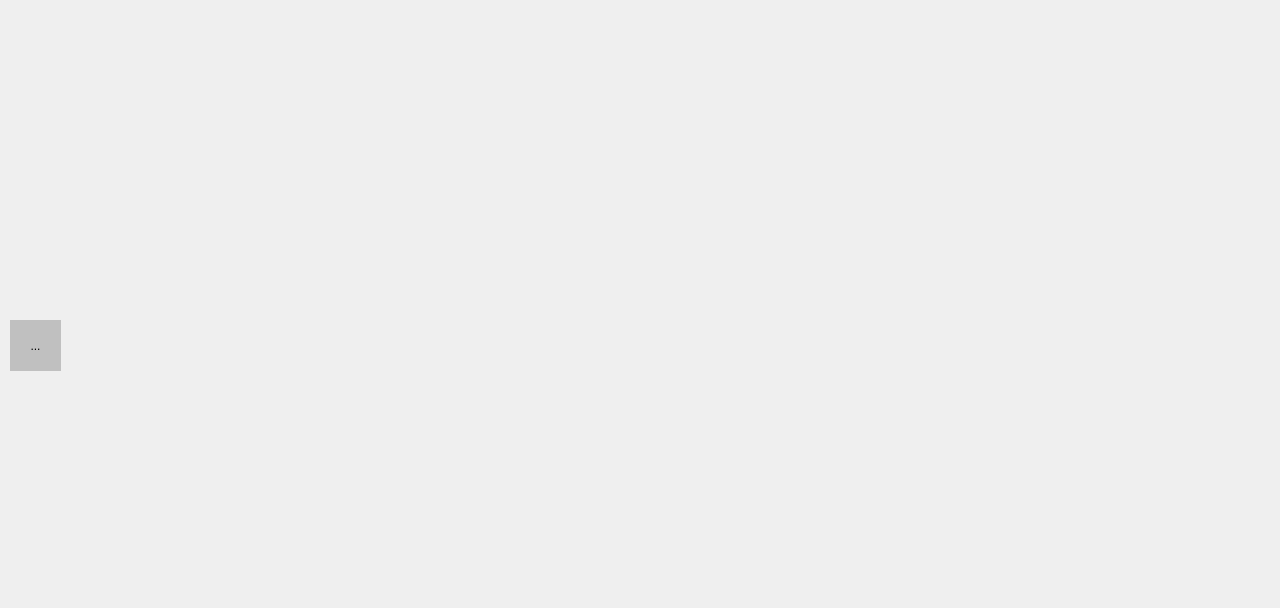
<?xml version="1.0" encoding="UTF-8"?>
<ui version="4.0">
 <class>StackedWidget</class>
 <widget class="QStackedWidget" name="StackedWidget">
  <property name="enabled">
   <bool>true</bool>
  </property>
  <property name="geometry">
   <rect>
    <x>0</x>
    <y>0</y>
    <width>1280</width>
    <height>608</height>
   </rect>
  </property>
  <property name="font">
   <font>
    <family>Georgia</family>
    <kerning>true</kerning>
   </font>
  </property>
  <property name="windowTitle">
   <string>StackedWidget</string>
  </property>
  <property name="autoFillBackground">
   <bool>true</bool>
  </property>
  <property name="styleSheet">
   <string notr="true">#page{ 
background-image: url('/Users/quangvinh/Documents/Pythonfile/thiencooksdinner/Baotangcuasutiecnuoi/imageforproject/image/back1.png');
background-repeat: no-repeat;
background-position: center;
background-size: cover;
}
#page_2{ 
background-image: url('/Users/quangvinh/Documents/Pythonfile/thiencooksdinner/Baotangcuasutiecnuoi/imageforproject/image/France.png');
background-repeat: no-repeat;
background-position: center;
background-size: cover;
}
#page_3{ 
background-image: url('/Users/quangvinh/Documents/Pythonfile/thiencooksdinner/Baotangcuasutiecnuoi/imageforproject/image/Vietnam.png');
background-repeat: no-repeat;
background-position: center;
background-size: cover;
}
#page_4{ 
background-image: url('/Users/quangvinh/Documents/Pythonfile/thiencooksdinner/Baotangcuasutiecnuoi/imageforproject/image/Spain.png');
background-repeat: no-repeat;
background-position: center;
background-size: cover;
}
#page_5{ 
background-image: url('/Users/quangvinh/Documents/Pythonfile/thiencooksdinner/Baotangcuasutiecnuoi/imageforproject/image/analysis.png');
background-repeat: no-repeat;
background-position: center;
background-size: cover;
}
#page_6{ 
background-image: url('/Users/quangvinh/Documents/Pythonfile/thiencooksdinner/Baotangcuasutiecnuoi/imageforproject/image/Goodbye.png');
background-repeat: no-repeat;
background-position: center;
background-size: cover;
}</string>
  </property>
  <property name="currentIndex">
   <number>5</number>
  </property>
  <widget class="QWidget" name="page">
   <widget class="QCheckBox" name="checkBox_10">
    <property name="geometry">
     <rect>
      <x>0</x>
      <y>50</y>
      <width>91</width>
      <height>81</height>
     </rect>
    </property>
    <property name="styleSheet">
     <string notr="true">QCheckBox::indicator:checked {
    opacity: 0.5;
}
QCheckBox::indicator:unchecked {
    opacity: 0.5;
}
#toolButton_10 {
    opacity: 0.5;  /* Đặt độ mờ cho toàn bộ nút */
}

</string>
    </property>
    <property name="text">
     <string/>
    </property>
    <property name="icon">
     <iconset>
      <normaloff>imageforproject/image/cd.png</normaloff>imageforproject/image/cd.png</iconset>
    </property>
    <property name="iconSize">
     <size>
      <width>70</width>
      <height>70</height>
     </size>
    </property>
   </widget>
   <widget class="QToolButton" name="toolButton">
    <property name="geometry">
     <rect>
      <x>1220</x>
      <y>340</y>
      <width>51</width>
      <height>51</height>
     </rect>
    </property>
    <property name="styleSheet">
     <string notr="true">QToolButton {
    background-color: rgba(0, 0, 0, 50);  /* Nền màu đen mờ */
    border: none;  /* Không có viền */
}

QToolButton::icon {
    opacity: 1; 
}

</string>
    </property>
    <property name="text">
     <string>...</string>
    </property>
    <property name="icon">
     <iconset>
      <normaloff>imageforproject/image/lui.png</normaloff>imageforproject/image/lui.png</iconset>
    </property>
    <property name="iconSize">
     <size>
      <width>25</width>
      <height>25</height>
     </size>
    </property>
   </widget>
   <zorder>toolButton</zorder>
   <zorder>checkBox_10</zorder>
  </widget>
  <widget class="QWidget" name="page_2">
   <widget class="QCheckBox" name="checkBox_6">
    <property name="geometry">
     <rect>
      <x>20</x>
      <y>60</y>
      <width>91</width>
      <height>81</height>
     </rect>
    </property>
    <property name="styleSheet">
     <string notr="true">QCheckBox::indicator:checked {
    opacity: 0.5;
}
QCheckBox::indicator:unchecked {
    opacity: 0.5;
}

</string>
    </property>
    <property name="text">
     <string/>
    </property>
    <property name="icon">
     <iconset>
      <normaloff>imageforproject/image/cd.png</normaloff>imageforproject/image/cd.png</iconset>
    </property>
    <property name="iconSize">
     <size>
      <width>70</width>
      <height>70</height>
     </size>
    </property>
   </widget>
   <widget class="QToolButton" name="toolButton_2">
    <property name="geometry">
     <rect>
      <x>1200</x>
      <y>350</y>
      <width>51</width>
      <height>51</height>
     </rect>
    </property>
    <property name="styleSheet">
     <string notr="true">QToolButton {
    background-color: rgba(0, 0, 0, 50);  /* Nền màu đen mờ */
    border: none;  /* Không có viền */
}

QToolButton::icon {
    opacity: 1; 
}

</string>
    </property>
    <property name="text">
     <string>...</string>
    </property>
    <property name="icon">
     <iconset>
      <normaloff>imageforproject/image/lui.png</normaloff>imageforproject/image/lui.png</iconset>
    </property>
    <property name="iconSize">
     <size>
      <width>25</width>
      <height>25</height>
     </size>
    </property>
   </widget>
   <widget class="QToolButton" name="toolButton_3">
    <property name="geometry">
     <rect>
      <x>30</x>
      <y>340</y>
      <width>51</width>
      <height>51</height>
     </rect>
    </property>
    <property name="styleSheet">
     <string notr="true">QToolButton {
    background-color: rgba(0, 0, 0, 50);  /* Nền màu đen mờ */
    border: none;  /* Không có viền */
}

QToolButton::icon {
    opacity: 1; 
}

</string>
    </property>
    <property name="text">
     <string>...</string>
    </property>
    <property name="icon">
     <iconset>
      <normaloff>imageforproject/image/pass.png</normaloff>imageforproject/image/pass.png</iconset>
    </property>
    <property name="iconSize">
     <size>
      <width>25</width>
      <height>25</height>
     </size>
    </property>
   </widget>
  </widget>
  <widget class="QWidget" name="page_3">
   <widget class="QLabel" name="label_8">
    <property name="geometry">
     <rect>
      <x>290</x>
      <y>160</y>
      <width>681</width>
      <height>551</height>
     </rect>
    </property>
    <property name="text">
     <string/>
    </property>
    <property name="pixmap">
     <pixmap>C:/Users/ASUS/Downloads/168 Of The Most Famous Paintings In Art History (1).jpg</pixmap>
    </property>
   </widget>
   <widget class="QCheckBox" name="checkBox_7">
    <property name="geometry">
     <rect>
      <x>30</x>
      <y>140</y>
      <width>91</width>
      <height>81</height>
     </rect>
    </property>
    <property name="styleSheet">
     <string notr="true">QCheckBox::indicator:checked {
    opacity: 0.5;
}
QCheckBox::indicator:unchecked {
    opacity: 0.5;
}

</string>
    </property>
    <property name="text">
     <string/>
    </property>
    <property name="icon">
     <iconset>
      <normaloff>imageforproject/image/cd.png</normaloff>imageforproject/image/cd.png</iconset>
    </property>
    <property name="iconSize">
     <size>
      <width>70</width>
      <height>70</height>
     </size>
    </property>
   </widget>
   <widget class="QToolButton" name="toolButton_4">
    <property name="geometry">
     <rect>
      <x>1200</x>
      <y>340</y>
      <width>51</width>
      <height>51</height>
     </rect>
    </property>
    <property name="styleSheet">
     <string notr="true">QToolButton {
    background-color: rgba(0, 0, 0, 50);  /* Nền màu đen mờ */
    border: none;  /* Không có viền */
}

QToolButton::icon {
    opacity: 1; 
}

</string>
    </property>
    <property name="text">
     <string>...</string>
    </property>
    <property name="icon">
     <iconset>
      <normaloff>imageforproject/image/lui.png</normaloff>imageforproject/image/lui.png</iconset>
    </property>
    <property name="iconSize">
     <size>
      <width>25</width>
      <height>25</height>
     </size>
    </property>
   </widget>
   <widget class="QToolButton" name="toolButton_7">
    <property name="geometry">
     <rect>
      <x>30</x>
      <y>340</y>
      <width>51</width>
      <height>51</height>
     </rect>
    </property>
    <property name="styleSheet">
     <string notr="true">QToolButton {
    background-color: rgba(0, 0, 0, 50);  /* Nền màu đen mờ */
    border: none;  /* Không có viền */
}

QToolButton::icon {
    opacity: 1; 
}

</string>
    </property>
    <property name="text">
     <string>...</string>
    </property>
    <property name="icon">
     <iconset>
      <normaloff>imageforproject/image/pass.png</normaloff>imageforproject/image/pass.png</iconset>
    </property>
    <property name="iconSize">
     <size>
      <width>25</width>
      <height>25</height>
     </size>
    </property>
   </widget>
  </widget>
  <widget class="QWidget" name="page_4">
   <widget class="QLabel" name="label_13">
    <property name="geometry">
     <rect>
      <x>370</x>
      <y>20</y>
      <width>511</width>
      <height>671</height>
     </rect>
    </property>
    <property name="text">
     <string/>
    </property>
    <property name="pixmap">
     <pixmap>C:/Users/ASUS/Downloads/thiếunu.jpg</pixmap>
    </property>
   </widget>
   <widget class="QCheckBox" name="checkBox_8">
    <property name="geometry">
     <rect>
      <x>30</x>
      <y>10</y>
      <width>91</width>
      <height>81</height>
     </rect>
    </property>
    <property name="styleSheet">
     <string notr="true">QCheckBox::indicator:checked {
    opacity: 0.5;
}
QCheckBox::indicator:unchecked {
    opacity: 0.5;
}

</string>
    </property>
    <property name="text">
     <string/>
    </property>
    <property name="icon">
     <iconset>
      <normaloff>imageforproject/image/cd.png</normaloff>imageforproject/image/cd.png</iconset>
    </property>
    <property name="iconSize">
     <size>
      <width>70</width>
      <height>70</height>
     </size>
    </property>
   </widget>
   <widget class="QToolButton" name="toolButton_5">
    <property name="geometry">
     <rect>
      <x>1200</x>
      <y>340</y>
      <width>51</width>
      <height>51</height>
     </rect>
    </property>
    <property name="styleSheet">
     <string notr="true">QToolButton {
    background-color: rgba(0, 0, 0, 50);  /* Nền màu đen mờ */
    border: none;  /* Không có viền */
}

QToolButton::icon {
    opacity: 1; 
}

</string>
    </property>
    <property name="text">
     <string>...</string>
    </property>
    <property name="icon">
     <iconset>
      <normaloff>imageforproject/image/lui.png</normaloff>imageforproject/image/lui.png</iconset>
    </property>
    <property name="iconSize">
     <size>
      <width>25</width>
      <height>25</height>
     </size>
    </property>
   </widget>
   <widget class="QToolButton" name="toolButton_8">
    <property name="geometry">
     <rect>
      <x>30</x>
      <y>330</y>
      <width>51</width>
      <height>51</height>
     </rect>
    </property>
    <property name="styleSheet">
     <string notr="true">QToolButton {
    background-color: rgba(0, 0, 0, 50);  /* Nền màu đen mờ */
    border: none;  /* Không có viền */
}

QToolButton::icon {
    opacity: 1; 
}

</string>
    </property>
    <property name="text">
     <string>...</string>
    </property>
    <property name="icon">
     <iconset>
      <normaloff>imageforproject/image/pass.png</normaloff>imageforproject/image/pass.png</iconset>
    </property>
    <property name="iconSize">
     <size>
      <width>25</width>
      <height>25</height>
     </size>
    </property>
   </widget>
  </widget>
  <widget class="QWidget" name="page_5">
   <widget class="QCheckBox" name="checkBox_9">
    <property name="geometry">
     <rect>
      <x>0</x>
      <y>10</y>
      <width>91</width>
      <height>81</height>
     </rect>
    </property>
    <property name="styleSheet">
     <string notr="true">QCheckBox::indicator:checked {
    opacity: 0.5;
}
QCheckBox::indicator:unchecked {
    opacity: 0.5;
}

</string>
    </property>
    <property name="text">
     <string/>
    </property>
    <property name="icon">
     <iconset>
      <normaloff>imageforproject/image/cd.png</normaloff>imageforproject/image/cd.png</iconset>
    </property>
    <property name="iconSize">
     <size>
      <width>70</width>
      <height>70</height>
     </size>
    </property>
   </widget>
   <widget class="QToolButton" name="toolButton_6">
    <property name="geometry">
     <rect>
      <x>1210</x>
      <y>310</y>
      <width>51</width>
      <height>51</height>
     </rect>
    </property>
    <property name="styleSheet">
     <string notr="true">QToolButton {
    background-color: rgba(0, 0, 0, 50);  /* Nền màu đen mờ */
    border: none;  /* Không có viền */
}

QToolButton::icon {
    opacity: 1; 
}

</string>
    </property>
    <property name="text">
     <string>...</string>
    </property>
    <property name="icon">
     <iconset>
      <normaloff>imageforproject/image/lui.png</normaloff>imageforproject/image/lui.png</iconset>
    </property>
    <property name="iconSize">
     <size>
      <width>25</width>
      <height>25</height>
     </size>
    </property>
   </widget>
   <widget class="QToolButton" name="toolButton_9">
    <property name="geometry">
     <rect>
      <x>10</x>
      <y>300</y>
      <width>51</width>
      <height>51</height>
     </rect>
    </property>
    <property name="styleSheet">
     <string notr="true">QToolButton {
    background-color: rgba(0, 0, 0, 50);  /* Nền màu đen mờ */
    border: none;  /* Không có viền */
}

QToolButton::icon {
    opacity: 1; 
}

</string>
    </property>
    <property name="text">
     <string>...</string>
    </property>
    <property name="icon">
     <iconset>
      <normaloff>imageforproject/image/pass.png</normaloff>imageforproject/image/pass.png</iconset>
    </property>
    <property name="iconSize">
     <size>
      <width>25</width>
      <height>25</height>
     </size>
    </property>
   </widget>
   <widget class="QLabel" name="label_5">
    <property name="geometry">
     <rect>
      <x>270</x>
      <y>30</y>
      <width>771</width>
      <height>61</height>
     </rect>
    </property>
    <property name="font">
     <font>
      <pointsize>48</pointsize>
     </font>
    </property>
    <property name="text">
     <string>Which painting do you like the most?</string>
    </property>
   </widget>
   <widget class="QRadioButton" name="radioButton">
    <property name="geometry">
     <rect>
      <x>540</x>
      <y>120</y>
      <width>221</width>
      <height>141</height>
     </rect>
    </property>
    <property name="font">
     <font>
      <pointsize>20</pointsize>
     </font>
    </property>
    <property name="text">
     <string/>
    </property>
    <property name="icon">
     <iconset>
      <normaloff>imageforproject/image/France1.png</normaloff>imageforproject/image/France1.png</iconset>
    </property>
    <property name="iconSize">
     <size>
      <width>200</width>
      <height>200</height>
     </size>
    </property>
   </widget>
   <widget class="QRadioButton" name="radioButton_2">
    <property name="geometry">
     <rect>
      <x>540</x>
      <y>280</y>
      <width>221</width>
      <height>141</height>
     </rect>
    </property>
    <property name="font">
     <font>
      <pointsize>20</pointsize>
     </font>
    </property>
    <property name="text">
     <string/>
    </property>
    <property name="icon">
     <iconset>
      <normaloff>imageforproject/image/Vietnam1.png</normaloff>imageforproject/image/Vietnam1.png</iconset>
    </property>
    <property name="iconSize">
     <size>
      <width>200</width>
      <height>200</height>
     </size>
    </property>
   </widget>
   <widget class="QRadioButton" name="radioButton_3">
    <property name="geometry">
     <rect>
      <x>540</x>
      <y>440</y>
      <width>221</width>
      <height>141</height>
     </rect>
    </property>
    <property name="font">
     <font>
      <pointsize>20</pointsize>
     </font>
    </property>
    <property name="text">
     <string/>
    </property>
    <property name="icon">
     <iconset>
      <normaloff>imageforproject/image/Spain1.png</normaloff>imageforproject/image/Spain1.png</iconset>
    </property>
    <property name="iconSize">
     <size>
      <width>200</width>
      <height>200</height>
     </size>
    </property>
   </widget>
   <widget class="QPushButton" name="pushButton">
    <property name="geometry">
     <rect>
      <x>330</x>
      <y>330</y>
      <width>113</width>
      <height>32</height>
     </rect>
    </property>
    <property name="styleSheet">
     <string notr="true">background-color: rgb(179, 179, 179);</string>
    </property>
    <property name="text">
     <string>PushResult</string>
    </property>
   </widget>
   <widget class="QGroupBox" name="groupBox">
    <property name="geometry">
     <rect>
      <x>860</x>
      <y>260</y>
      <width>271</width>
      <height>151</height>
     </rect>
    </property>
    <property name="title">
     <string>Results</string>
    </property>
    <widget class="QLabel" name="label_6">
     <property name="geometry">
      <rect>
       <x>10</x>
       <y>40</y>
       <width>81</width>
       <height>16</height>
      </rect>
     </property>
     <property name="text">
      <string>No.of.votes</string>
     </property>
    </widget>
    <widget class="QLabel" name="label_7">
     <property name="geometry">
      <rect>
       <x>10</x>
       <y>100</y>
       <width>71</width>
       <height>16</height>
      </rect>
     </property>
     <property name="text">
      <string>Winners</string>
     </property>
    </widget>
    <widget class="QLineEdit" name="lineEdit">
     <property name="geometry">
      <rect>
       <x>90</x>
       <y>40</y>
       <width>171</width>
       <height>21</height>
      </rect>
     </property>
     <property name="styleSheet">
      <string notr="true">QLineEdit {
    background: transparent;
    border: 1px solid #ccc;  /* Bạn có thể thêm border nếu cần */
    color: black;  /* Màu chữ */
}
</string>
     </property>
    </widget>
    <widget class="QLineEdit" name="lineEdit_2">
     <property name="geometry">
      <rect>
       <x>90</x>
       <y>100</y>
       <width>171</width>
       <height>21</height>
      </rect>
     </property>
     <property name="styleSheet">
      <string notr="true">QLineEdit {
    background: transparent;
    border: 1px solid #ccc;  /* Bạn có thể thêm border nếu cần */
    color: black;  /* Màu chữ */
}
</string>
     </property>
    </widget>
   </widget>
  </widget>
  <widget class="QWidget" name="page_6">
   <widget class="QToolButton" name="toolButton_10">
    <property name="geometry">
     <rect>
      <x>10</x>
      <y>320</y>
      <width>51</width>
      <height>51</height>
     </rect>
    </property>
    <property name="styleSheet">
     <string notr="true">QToolButton {
    background-color: rgba(0, 0, 0, 50);  /* Nền màu đen mờ */
    border: none;  /* Không có viền */
}

QToolButton::icon {
    opacity: 1; 
}

</string>
    </property>
    <property name="text">
     <string>...</string>
    </property>
    <property name="icon">
     <iconset>
      <normaloff>imageforproject/image/pass.png</normaloff>imageforproject/image/pass.png</iconset>
    </property>
    <property name="iconSize">
     <size>
      <width>25</width>
      <height>25</height>
     </size>
    </property>
   </widget>
  </widget>
 </widget>
 <resources/>
 <connections>
  <connection>
   <sender>toolButton</sender>
   <signal>clicked()</signal>
   <receiver>page</receiver>
   <slot>repaint()</slot>
   <hints>
    <hint type="sourcelabel">
     <x>1245</x>
     <y>405</y>
    </hint>
    <hint type="destinationlabel">
     <x>639</x>
     <y>331</y>
    </hint>
   </hints>
  </connection>
 </connections>
</ui>
